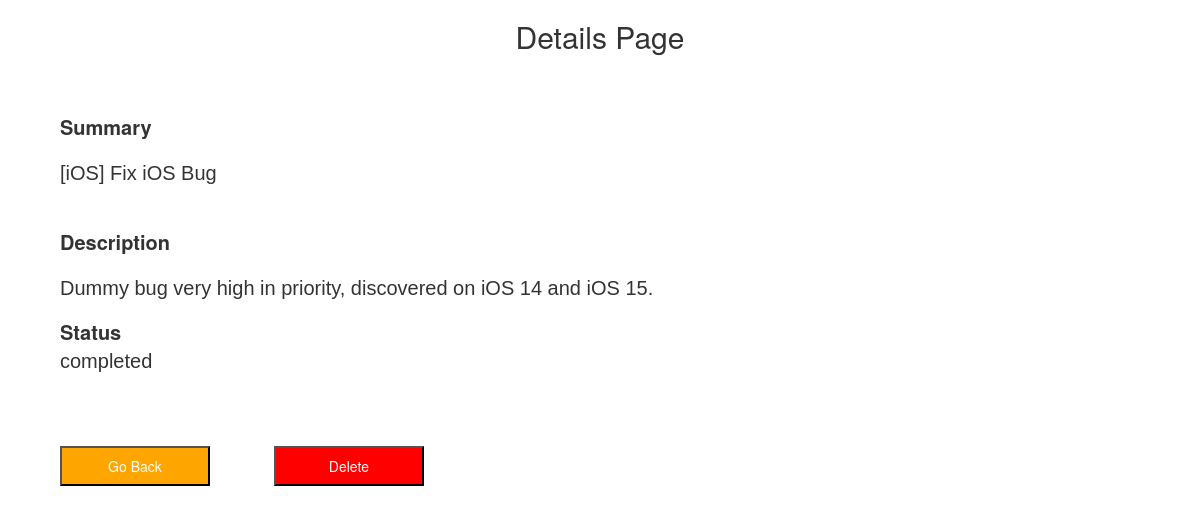
The app's page /details/10 with its own data.
### application/models.py (models this page shows)
class Tasks(db.Model):
    __tablename__ = 'tasks'
    id = db.Column(db.Integer, autoincrement=True, primary_key = True, nullable = False)
    summary = db.Column(db.String, nullable = False)
    description = db.Column(db.String)
    status = db.Column(db.String, nullable = False)

### application/controllers.py (the view)
@app.route("/details/<int:task_id>",methods=["GET","POST"])
def details(task_id):
    task_detail = Tasks.query.filter(Tasks.id == task_id).all()
    return render_template("task_details.html",detail = task_detail)

### templates/task_details.html (shortened to what this page needs)
<!DOCTYPE html>
<html>
    <head>
        <link rel="stylesheet" href="/static/new_ticket.css">
        <link rel="stylesheet" href="https://maxcdn.bootstrapcdn.com/bootstrap/3.4.1/css/bootstrap.min.css">
    </head>
    <body>
        {% for details in detail %}
        <div class="text-center">
            <h2>Details Page</h2>
        </div>
        <div class="fields">
            <label id="summary-field" style="font-size: 20px;">Summary
                <div>
                    <p style="padding-top: 3%; padding-bottom: 5%; font-weight: normal; font-size: 10 px; font-family: Arial, Helvetica, sans-serif;">{{details['summary']}}</p>
                </div>
                <label id="description-field" style="font-size: 20px;">Description
                    <div>
                        <p style="padding-top: 3%; font-weight: normal; font-size: 10 px; font-family: Arial, Helvetica, sans-serif;">{{details['description']}}</p>
                    </div>
                </label>
                <br>
                <label id="description-field" style="font-size: 20px;">Status
                    <div>
                        <span style="padding-top: 3%; font-weight: normal; font-size: 10 px; font-family: Arial, Helvetica, sans-serif;">{{details['status']}}</span>
                    </div>
                </label>
            </label>
        </div>
        <span class="new_button">
          <a href="{{url_for('kanban_home_page')}}">  <input type="submit" style="background-color: orange;color:white;width:150px;
                        height:40px; margin-left: 5%; margin-bottom: 0%;" value="Go Back"/></a>
        </span>
        <span class="new_button">
            <a href="/delete/{{details['id']}}"><input type='submit' style="background-color: red;color:white;width:150px;
                        height:40px; margin-left: 5%; margin-bottom: 0%;" value="Delete"/>
            </a>
        </span>
        {% endfor %}
    </body>
</html>

### static/new_ticket.css (style rules this page uses)
.fields { margin: 5%; }

### records on screen
Tasks: summary "[iOS] Fix iOS Bug", description "Dummy bug very high in priority, discovered on iOS 14 and iOS 15.", status "completed"
